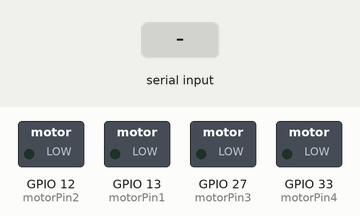
Simulated run of this sketch. Board: ESP32. Shown: switched loads named in the sketch (green lamp = pin HIGH). The test bench sets the inputs (shaded band).

Above: at 1.2 s.
1.3 s: "1\n" received over Serial
At 1.8 s:
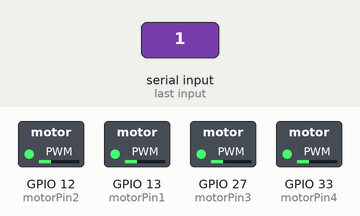
3.8 s: "2\n" received over Serial
At 4.6 s:
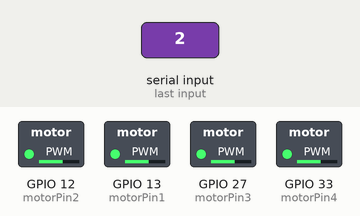
6.3 s: "3\n" received over Serial
At 6.8 s:
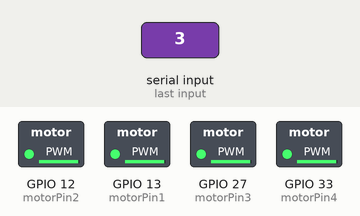
Timing chart, 0 to 9.3 s (numbered marks = the images above; inputs shaded):
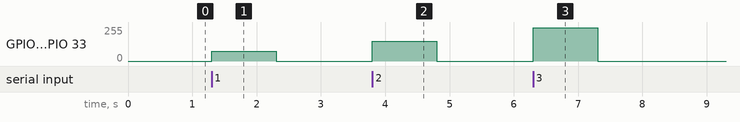

The sketch:

SleeveTouch.ino
```cpp
// Activates vibration sleeve based on touch input

int motorPin1 = 13;   // Motor connected to analog pin 12
int motorPin2 = 12;   // Motor connected to analog pin 11
int motorPin3 = 27;   // Motor connected to analog pin 10
int motorPin4 = 33;   // Motor connected to analog pin 9

int intensity1 = 75;  // Level 1 intensity of the vibration motor
int intensity2 = 150; // Level 2 intensity of the vibration motor
int intensity3 = 250; // Level 3 intensity of the vibration motor

int duration = 100;

void setup() {
  Serial.begin(115200);
}

void loop() {
  if (Serial.available() > 0) {
    switch (Serial.parseInt()) {
      case 1: allVibrate(intensity1); break;
      case 2: allVibrate(intensity2); break;
      case 3: allVibrate(intensity3); break;
      default: stopVibrate();
    }
  }
}

void allVibrate(int intensity) {
  analogWrite(motorPin1, intensity);
  analogWrite(motorPin2, intensity);
  analogWrite(motorPin3, intensity);
  analogWrite(motorPin4, intensity);
}

void stopVibrate() {
  analogWrite(motorPin1, 0);
  analogWrite(motorPin2, 0);
  analogWrite(motorPin3, 0);
  analogWrite(motorPin4, 0);
}
```

Measured:
- after the input at 1.3 s, GPIO 12 (motorPin2), GPIO 13 (motorPin1), GPIO 27 (motorPin3), GPIO 33 (motorPin4): 0/255 → 75/255 at once, → 0/255 1.0 s later
- after the input at 3.8 s, GPIO 12 (motorPin2), GPIO 13 (motorPin1), GPIO 27 (motorPin3), GPIO 33 (motorPin4): 0/255 → 150/255 at once, → 0/255 1.0 s later
- after the input at 6.3 s, GPIO 12 (motorPin2), GPIO 13 (motorPin1), GPIO 27 (motorPin3), GPIO 33 (motorPin4): 0/255 → 250/255 at once, → 0/255 1.0 s later
